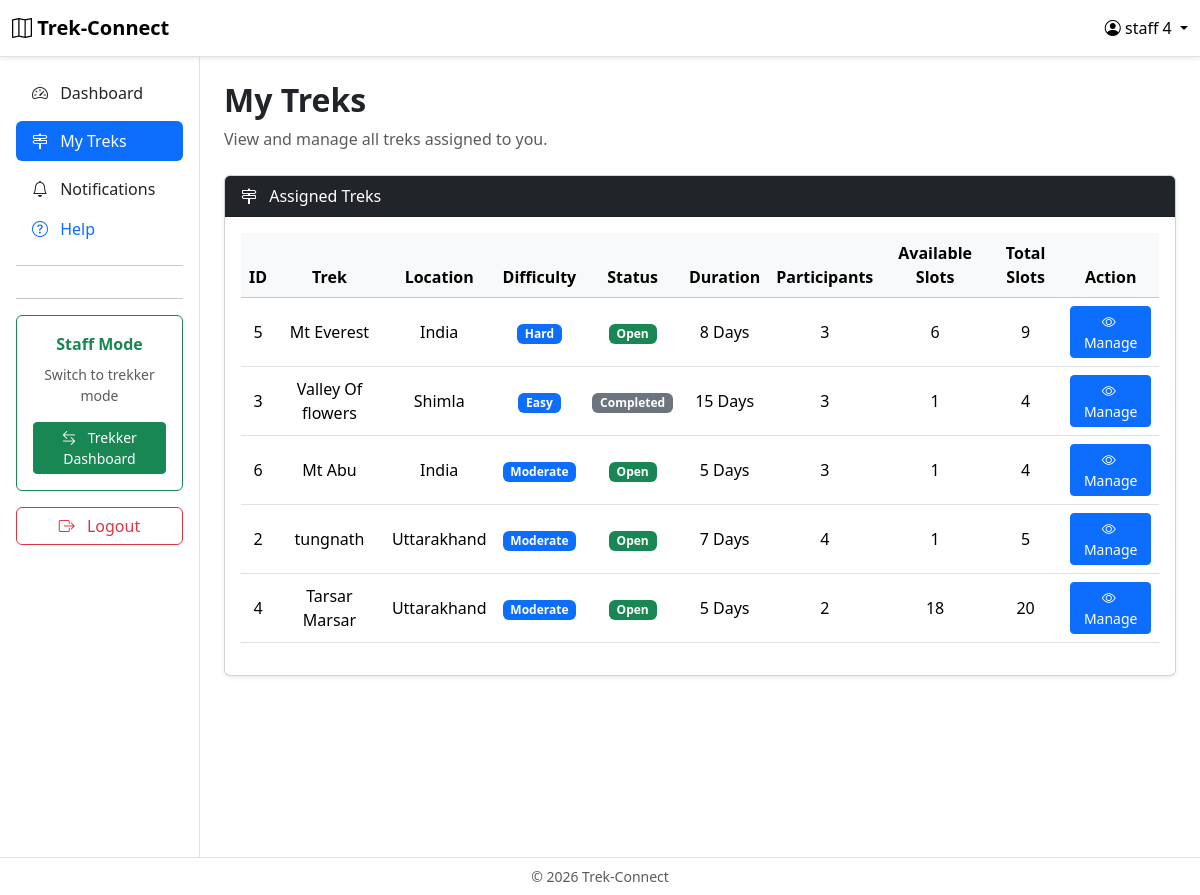
The app's page /staff/treks (signed in) with its own data.
### app/models.py (models this page shows)
class User(UserMixin, db.Model):
    __tablename__ = "users"
    id = db.Column(db.Integer, primary_key=True)
    name = db.Column(db.String(100), nullable=False)
    email = db.Column(db.String(100), unique=True, nullable=False)
    mobile_number = db.Column(db.String(15), unique=True, nullable=False)
    password_hash = db.Column(db.String(255), nullable=False)
    role = db.Column(db.String(20), nullable=False)
    is_blacklisted = db.Column(db.Boolean, default=False)
    created_at = db.Column(db.DateTime, default=datetime.now)
    bookings = db.relationship("Booking", backref="user", lazy=True)
    staff_profile = db.relationship("StaffProfile", backref="user", uselist=False)
    assigned_treks = db.relationship("Trek", secondary=trek_staff, back_populates="assigned_staff")

class Trek(db.Model):
    __tablename__ = "treks"
    id = db.Column(db.Integer, primary_key=True)
    name = db.Column(db.String(100), nullable=False, unique=True)
    location = db.Column(db.String(100), nullable=False)
    difficulty = db.Column(db.String(20), nullable=False)
    duration_days = db.Column(db.Integer, nullable=False)
    description = db.Column(db.Text)
    total_slots = db.Column(db.Integer, nullable=False)
    available_slots = db.Column(db.Integer, nullable=False)
    start_date = db.Column(db.Date, nullable=False)
    end_date = db.Column(db.Date, nullable=False)
    status = db.Column(db.String(20), nullable=False, default="Pending")
    assigned_staff = db.relationship("User", secondary=trek_staff, back_populates="assigned_treks")
    time_added = db.Column(db.DateTime, default=datetime.now)
    image_filename = db.Column(db.String(255), nullable=True)
    price = db.Column(db.Float, nullable=False)
    bookings = db.relationship("Booking", backref="trek", lazy=True)

### app/routes/staff.py (the view)
@staff.route("/treks")
@login_required
@allowed_roles("STAFF")
def my_treks():
    treks = current_user.assigned_treks
    return render_template("staff/my_treks.html", treks=treks)

### app/__init__.py (called while the page is built)
@login_manager.user_loader
def load_user(user_id):
    user = User.query.get(int(user_id))
    if user and user.is_blacklisted == True:
        return None
    return user

### app/templates/staff/my_treks.html (shortened to what this page needs)
{% extends "base_dashboard.html" %}
{% block sidebar %}
    {% include "components/staff_sidebar.html" %}
{% endblock %}
{% block dashboard_content %}
<div class="d-flex justify-content-between align-items-center mb-4">
    <div>
        <h2 class="fw-bold">My Treks</h2>
        <p class="text-muted mb-0">
            View and manage all treks assigned to you.
        </p>
    </div>
</div>
<div class="card shadow-sm">
    <div class="card-header bg-dark text-white">
        <i class="bi bi-signpost-2 me-2"></i>
        Assigned Treks
    </div>
    <div class="card-body">
        {% if treks %}
        <div class="table-responsive">
            <table class="table table-hover align-middle text-center">
                <thead class="table-light">
                    <tr>
                        <th>ID</th>
                        <th>Trek</th>
                        <th>Location</th>
                        <th>Difficulty</th>
                        <th>Status</th>
                        <th>Duration</th>
                        <th>Participants</th>
                        <th>Available Slots</th>
                        <th>Total Slots</th>
                        <th>Action</th>
                    </tr>
                </thead>
                <tbody>
                    {% for trek in treks %}
                    <tr>
                        <td>{{ trek.id }}</td>
                        <td>{{ trek.name }}</td>
                        <td>{{ trek.location }}</td>
                        <td>
                            <span class="badge bg-primary">
                                {{ trek.difficulty }}
                            </span>
                        </td>
                        <td>
                            {% if trek.status == "Open" %}
                                <span class="badge bg-success">
                                    {{ trek.status }}
                                </span>
                            {% elif trek.status == "Closed" %}
                                <span class="badge bg-danger">
                                    {{ trek.status }}
                                </span>
                            {% elif trek.status == "Ongoing" %}
                                <span class="badge bg-warning text-dark">
                                    {{ trek.status }}
                                </span>
                            {% elif trek.status == "Completed" %}
                                <span class="badge bg-secondary">
                                    {{ trek.status }}
                                </span>
                            {% else %}
                                <span class="badge bg-info">
                                    {{ trek.status }}
                                </span>
                            {% endif %}
                        </td>
                        <td>
                            {{ trek.duration_days }} Days
                        </td>
                        <td>
                            {{ trek.total_slots - trek.available_slots }}
                        </td>
                        <td>
                            {{ trek.available_slots }}
                        </td>
                        <td>
                            {{ trek.total_slots }}
                        </td>
                        <td>
                        {% if trek.status == "Pending" %}
                            <button class="btn btn-secondary btn-sm" disabled>
                                Awaiting Admin Approval
                            </button>
                        {% else %}
                            <a href="{{ url_for('staff.trek_details', trek_id=trek.id) }}" class="btn btn-primary btn-sm">
                                <i class="bi bi-eye me-1"></i>
                                Manage
                            </a>
                        </td>
                        {% endif %}
                    </tr>
                    {% endfor %}
                </tbody>
            </table>
        </div>
        {% endif %}
    </div>
</div>
{% endblock %}

### app/templates/base_dashboard.html (shortened to what this page needs)
{% extends "base.html" %}
{% block navbar %}
<nav class="navbar navbar-expand-lg bg-white border-bottom shadow-sm">
    <div class="container-fluid">
        <a class="navbar-brand fw-bold" href="{{ url_for('main.home') }}">
            <i class="bi bi-map"></i> Trek-Connect
        </a>
        <div class="dropdown">
            <a href="#" class="text-black text-decoration-none dropdown-toggle" role="button" data-bs-toggle="dropdown">
                <i class="bi bi-person-circle"></i>
                {{ current_user.name }}
            </a>
                    {% if current_user.role == "ADMIN" %}
                        {% set profile_url = url_for("admin.profile") %}
                    {% elif current_user.role == "STAFF" %}
                        {% set profile_url = url_for("staff.profile") %}
                    {% else %}
                        {% set profile_url = url_for("user.profile") %}
                    {% endif %}
        </div>
    </div>
</nav>
{% endblock %}
{% block content %}
<div class="container-fluid">
    <div class="row">
        <div class="col-md-2 col-lg-2 bg-white border-end min-vh-100 p-0">
            {% block sidebar %}
            {% endblock %}
        </div>
        <div class="col-md-10 col-lg-10 p-4">
            {% block dashboard_content %}
            {% endblock %}
        </div>
    </div>
</div>
{% endblock %}
{% block footer %}
<footer class="border-top bg-white py-2">
    <div class="container-fluid text-center text-muted small">
        &copy; 2026 Trek-Connect
    </div>
</footer>
{% endblock %}

### app/static/css/style.css (style rules this page uses)
html { scroll-behavior: smooth; }

### records on screen
User: name "staff 4"
Trek: id "5", name "Mt Everest", location "India", difficulty "Hard", status "Open", duration_days "8", trek.total_slots-trek.available_slots "3", available_slots "6", total_slots "9"
Trek: id "3", name "Valley Of flowers", location "Shimla", difficulty "Easy", status "Completed", duration_days "15", trek.total_slots-trek.available_slots "3", available_slots "1", total_slots "4"
Trek: id "6", name "Mt Abu", location "India", difficulty "Moderate", status "Open", duration_days "5", trek.total_slots-trek.available_slots "3", available_slots "1", total_slots "4"
Trek: id "2", name "tungnath", location "Uttarakhand", difficulty "Moderate", status "Open", duration_days "7", trek.total_slots-trek.available_slots "4", available_slots "1", total_slots "5"
Trek: id "4", name "Tarsar Marsar", location "Uttarakhand", difficulty "Moderate", status "Open", duration_days "5", trek.total_slots-trek.available_slots "2", available_slots "18", total_slots "20"
